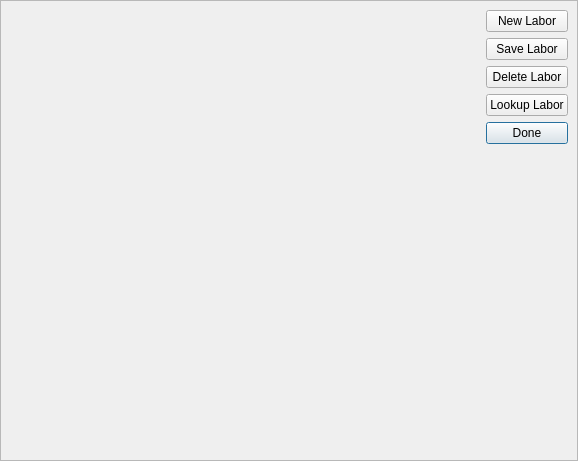
<?xml version="1.0" encoding="UTF-8"?>
<ui version="4.0">
 <class>WoLaborEntry</class>
 <widget class="QFrame" name="WoLaborEntry">
  <property name="geometry">
   <rect>
    <x>0</x>
    <y>0</y>
    <width>578</width>
    <height>461</height>
   </rect>
  </property>
  <property name="windowTitle">
   <string>Frame</string>
  </property>
  <property name="frameShape">
   <enum>QFrame::StyledPanel</enum>
  </property>
  <property name="frameShadow">
   <enum>QFrame::Raised</enum>
  </property>
  <layout class="QGridLayout" name="gridLayout">
   <property name="margin">
    <number>0</number>
   </property>
   <item row="0" column="0">
    <widget class="QcjDataFrame" name="dataFrame">
     <property name="toolTip">
      <string/>
     </property>
     <property name="whatsThis">
      <string/>
     </property>
     <property name="xml_definition" stdset="0">
      <string>form_definition</string>
     </property>
     <layout class="QVBoxLayout" name="verticalLayout">
      <property name="margin">
       <number>0</number>
      </property>
      <item>
       <widget class="QFrame" name="frame">
        <property name="sizePolicy">
         <sizepolicy hsizetype="Preferred" vsizetype="Maximum">
          <horstretch>0</horstretch>
          <verstretch>0</verstretch>
         </sizepolicy>
        </property>
        <property name="frameShape">
         <enum>QFrame::NoFrame</enum>
        </property>
        <property name="frameShadow">
         <enum>QFrame::Raised</enum>
        </property>
        <layout class="QHBoxLayout">
         <property name="spacing">
          <number>6</number>
         </property>
         <property name="margin">
          <number>0</number>
         </property>
         <item>
          <widget class="QcjDataForm" name="dataForm">
           <property name="toolTip">
            <string/>
           </property>
           <property name="whatsThis">
            <string>&lt;html&gt;This form is for adding and modifying labor items to a workorder. It's xml form name is &lt;em&gt;wolabor_form&lt;/em&gt;&lt;/html&gt;</string>
           </property>
           <property name="xml_definition" stdset="0">
            <string>wolabor_form</string>
           </property>
          </widget>
         </item>
         <item>
          <widget class="QFrame" name="frame_2">
           <property name="sizePolicy">
            <sizepolicy hsizetype="Maximum" vsizetype="Preferred">
             <horstretch>0</horstretch>
             <verstretch>0</verstretch>
            </sizepolicy>
           </property>
           <property name="frameShape">
            <enum>QFrame::NoFrame</enum>
           </property>
           <property name="frameShadow">
            <enum>QFrame::Raised</enum>
           </property>
           <layout class="QVBoxLayout" name="_2">
            <property name="spacing">
             <number>6</number>
            </property>
            <item>
             <widget class="QPushButton" name="newBtn">
              <property name="text">
               <string>New Labor</string>
              </property>
             </widget>
            </item>
            <item>
             <widget class="QPushButton" name="saveBtn">
              <property name="text">
               <string>Save Labor</string>
              </property>
              <property name="default">
               <bool>false</bool>
              </property>
             </widget>
            </item>
            <item>
             <widget class="QPushButton" name="deleteBtn">
              <property name="text">
               <string>Delete Labor</string>
              </property>
             </widget>
            </item>
            <item>
             <widget class="QPushButton" name="lookupBtn">
              <property name="text">
               <string>Lookup Labor</string>
              </property>
             </widget>
            </item>
            <item>
             <widget class="QPushButton" name="doneBtn">
              <property name="text">
               <string>Done</string>
              </property>
              <property name="default">
               <bool>true</bool>
              </property>
             </widget>
            </item>
            <item>
             <spacer>
              <property name="orientation">
               <enum>Qt::Vertical</enum>
              </property>
              <property name="sizeType">
               <enum>QSizePolicy::Maximum</enum>
              </property>
              <property name="sizeHint" stdset="0">
               <size>
                <width>20</width>
                <height>40</height>
               </size>
              </property>
             </spacer>
            </item>
           </layout>
          </widget>
         </item>
        </layout>
       </widget>
      </item>
      <item>
       <widget class="QcjDataTable" name="dataTable">
        <property name="toolTip">
         <string/>
        </property>
        <property name="whatsThis">
         <string>&lt;html&gt;This form is for viewing and selecting labor items of a workorder. It's xml form name is &lt;em&gt;wolabor_table&lt;/em&gt;&lt;/html&gt;</string>
        </property>
        <property name="xml_definition" stdset="0">
         <string>wolabor_table</string>
        </property>
       </widget>
      </item>
     </layout>
    </widget>
   </item>
  </layout>
 </widget>
 <customwidgets>
  <customwidget>
   <class>QcjDataForm</class>
   <extends>QFrame</extends>
   <header>QcjData/QcjDataForm.h</header>
  </customwidget>
  <customwidget>
   <class>QcjDataFrame</class>
   <extends>QFrame</extends>
   <header>QcjData/QcjDataFrame.h</header>
   <container>1</container>
  </customwidget>
  <customwidget>
   <class>QcjDataTable</class>
   <extends>QFrame</extends>
   <header>QcjData/QcjDataTable.h</header>
  </customwidget>
 </customwidgets>
 <resources/>
 <connections/>
</ui>
